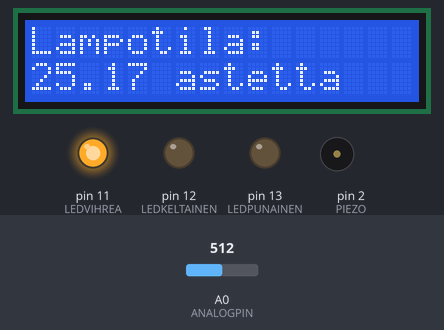
The sketch below on a simulated Arduino Uno, built with avr-gcc and run on an emulated ATmega328P. Parts: 16×2 character LCD, output pins drawn as LEDs (lit = HIGH), buzzer (waves = sounding). The inputs (shaded band) are chosen by the test bench; at power-on: A0 (ANALOGPIN) = 512. What the sketch prints to the serial monitor is not drawn.

Above: at 0.91 s.
1.3 s: A0 (ANALOGPIN) set to 505
At 1.7 s:
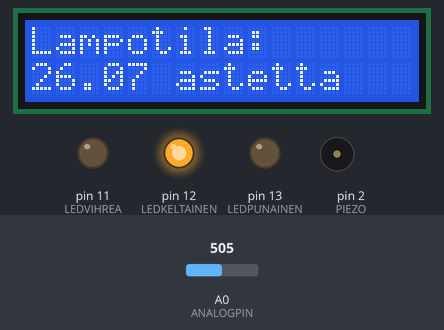
3.8 s: A0 (ANALOGPIN) set to 511
At 4.78 s:
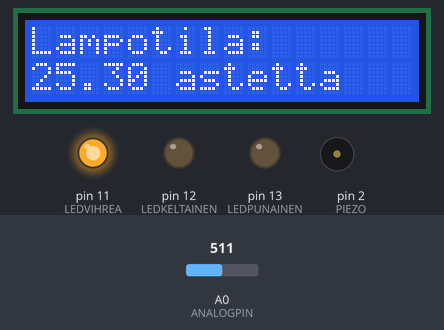
6.8 s: A0 (ANALOGPIN) set to 306
At 7.18 s:
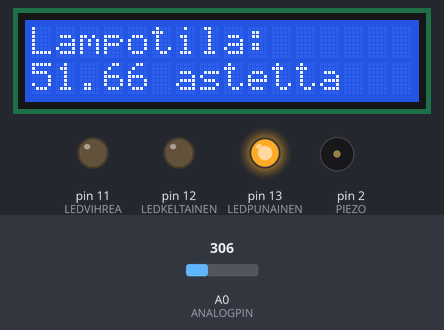
Timing chart, 0 to 14.8 s (numbered marks = the images above; inputs shaded):
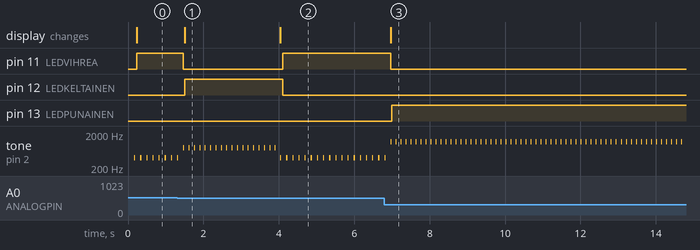

The sketch:

lampotila_halytin.ino
```cpp
#include <LiquidCrystal.h>            //Hakee LCD näytön tarvitseman kirjaston käyttöön
LiquidCrystal lcd(9, 8, 7, 6, 5, 4);  //LCD näytön käyttämät pinnit

#define ANALOGPIN A0    //Määrittää A0 pinnin nimeksi ANALOGPIN
#define PIEZO 2         //Määrittää 2 pinnin PIEZO nimiseksi
#define LEDVIHREA 11      //Määrittää 11 pinniin LEDVIHREA
#define LEDKELTAINEN 12   //Määrittää 12 pinniin LEDKELTAINEN
#define LEDPUNAINEN 13    //Määrittää 13 pinniin LEDPUNAINEN

int analogVal;    //Määritetään globaalimuuttuja

void setup(){
  pinMode(PIEZO, OUTPUT);         //Piipperi asetaan OUTPUT:iksi, eli sen kautta johdetaan virtaa ulos
  pinMode(LEDVIHREA, OUTPUT);     //Asetetaan led on ulostuloksi
  pinMode(LEDKELTAINEN, OUTPUT);  //-..-
  pinMode(LEDPUNAINEN, OUTPUT);   //-..-
  lcd.begin(16, 2);               //Otetaan lcd näyttö käyttöön, ts. käynnistetään se
  lcd.print("Lampotila:");         //Kirjoitetaan teksti LCD-näytön yläriville
  Serial.begin(9600);             //Käynnistää sarjaportin
}

void matala(){          //Piipperin oma funktio matalimmalle lämpötilalle
    tone(PIEZO, 400);   //Tone komento soittaa äänen PIEZO:lle valitulla pinnillä, 400hz:llä)
    delay(30);          //Ääni vaatii pienen viiveen, muuten ääni ei ehdi kuulua
    noTone(PIEZO);      //noTone komento haetaan siksi että saadaan piippaava ääni, eli ääni katkeaa välillä
    delay(30);          //Tällekin annetaan pieni viive siksi ettei hiljainen jakso mene ohi liian nopeasti
}

void keskimatala(){   //Vastaava kuin ylemmät
    tone(PIEZO, 800);
    delay(20);
    noTone(PIEZO);
    delay(20);
}

void korkea(){        //Vastaava kuin ylemmät
    tone(PIEZO, 1200);
    delay(15);
    noTone(PIEZO);
    delay(15);
}

float mittaus(){
  analogVal = analogRead(ANALOGPIN);        //Lukee A0 pinnin analogisen lukeman ja määrittää sen analogVal nimelle
  return (-9.00/70.00)*analogVal+91;  //float mahdollistaa desimaalilukujen käytön. Laskukaavassa on käytetty suoran yhtälöä

}

void naytto(float x){
  Serial.println(x);                    //Tulostaa sarjaporttiin ylemmän laskukaavan tuloksen.
  delay(100);                              //viive jottei lukemia tule jatkuvalla syötöllä
  lcd.setCursor(0,1);                     //Asettaa tekstin alkamaan ensimmäisestä ruudusta vaakatasossa ja toiselta riviltä pystysuunnassa
  lcd.print(x);                        //Tulostaa LCD-näytölle ylempänä olevan laskukaavan tuloksen
  lcd.print(" astetta");                //Tulostetun lukeman perään lisätty teksti selkeyttämään lukemista
}

void ohjaus(float aste){
    if(aste > 27){                      //Jos lukema on enemmän kuin 27,
    digitalWrite(LEDVIHREA, LOW);     //sammutetaan ledit joiden ei haluta palavan
    digitalWrite(LEDKELTAINEN, LOW);  //-..-
    korkea();                         //ajetaan äänimerkin funktio
    digitalWrite(LEDPUNAINEN, LOW);   //Jottei valo palaisi jo ennestään, asetaan se vielä pois päältä tässä vaiheessa
    digitalWrite(LEDPUNAINEN, HIGH);  //Tässä vaiheessa sytytetään LED palamaan
  }else if(aste > 26){                //Jos taas lukema on yli 26
    digitalWrite(LEDVIHREA, LOW);     //Varmistetaan ettei ledit jää turhaan palamaan
    digitalWrite(LEDPUNAINEN, LOW);   //-..-
    keskimatala();                    //ajetaan äänimerkin funktio
    digitalWrite(LEDKELTAINEN, LOW);  //"Pidetään" haluttu ledi vielä pimeänä tässä vaiheessa
    digitalWrite(LEDKELTAINEN, HIGH); //Sytytetään haluttu ledi
  }else if(aste > 25){                //
    matala();
    digitalWrite(LEDKELTAINEN, LOW);
    digitalWrite(LEDPUNAINEN, LOW);
    digitalWrite(LEDVIHREA, HIGH);
  }else{
      digitalWrite(LEDVIHREA, LOW);   //Jottei mikään ledi jää palamaan, varmistetaan se sammuttamalla vihreä vielä tässä
  }
}

void loop() {
  float a = mittaus();
  naytto(a);
  ohjaus(a);

}
```

Measured:
- the behaviour switches between 506 and 505 on A0 (ANALOGPIN) (found by bisection; images 0 and 1)
- after the input at 1.3 s, pin 11 (LEDVIHREA): HIGH → LOW after 0.17 s; pin 12 (LEDKELTAINEN): LOW → HIGH after 0.21 s; the display: changes after 0.21 s (image 1)
- after the input at 3.8 s, pin 11 (LEDVIHREA): LOW → HIGH after 0.30 s; pin 12 (LEDKELTAINEN): HIGH → LOW after 0.30 s; the display: changes after 0.24 s (image 2)
- after the input at 6.8 s, pin 11 (LEDVIHREA): HIGH → LOW after 0.17 s; pin 13 (LEDPUNAINEN): LOW → HIGH after 0.20 s; the display: changes after 0.17 s (image 3)
- by itself, tone on pin 2 (PIEZO): repeats every 0.15 s: silent 0.13 s, 1200 Hz 0.02 s
